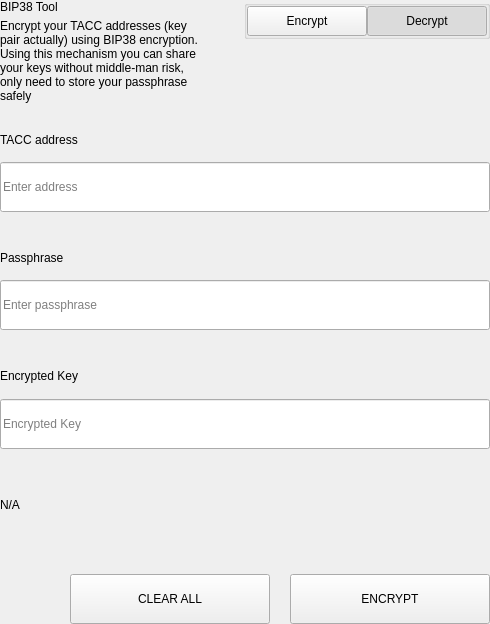
<?xml version="1.0" encoding="UTF-8"?>
<ui version="4.0">
 <class>SettingsBitToolWidget</class>
 <widget class="QWidget" name="SettingsBitToolWidget">
  <property name="geometry">
   <rect>
    <x>0</x>
    <y>0</y>
    <width>490</width>
    <height>624</height>
   </rect>
  </property>
  <property name="windowTitle">
   <string>Form</string>
  </property>
  <layout class="QVBoxLayout" name="verticalLayout">
   <property name="spacing">
    <number>0</number>
   </property>
   <property name="leftMargin">
    <number>0</number>
   </property>
   <property name="topMargin">
    <number>0</number>
   </property>
   <property name="rightMargin">
    <number>0</number>
   </property>
   <property name="bottomMargin">
    <number>0</number>
   </property>
   <item>
    <widget class="QWidget" name="left" native="true">
     <layout class="QVBoxLayout" name="verticalLayout_3">
      <property name="leftMargin">
       <number>0</number>
      </property>
      <property name="topMargin">
       <number>0</number>
      </property>
      <property name="rightMargin">
       <number>0</number>
      </property>
      <property name="bottomMargin">
       <number>0</number>
      </property>
      <item>
       <layout class="QVBoxLayout" name="verticalLayout_2">
        <property name="spacing">
         <number>0</number>
        </property>
        <item>
         <layout class="QHBoxLayout" name="horizontalLayout_3" stretch="3,1">
          <property name="spacing">
           <number>40</number>
          </property>
          <item>
           <layout class="QVBoxLayout" name="verticalLayoutTitle">
            <property name="spacing">
             <number>5</number>
            </property>
            <item>
             <widget class="QLabel" name="labelTitle">
              <property name="text">
               <string>BIP38 Tool</string>
              </property>
             </widget>
            </item>
            <item>
             <widget class="QLabel" name="labelSubtitle1">
              <property name="text">
               <string>Encrypt your TACC addresses (key pair actually) using BIP38 encryption.
Using this mechanism you can share your keys without middle-man risk, only need to store your passphrase safely</string>
              </property>
              <property name="wordWrap">
               <bool>true</bool>
              </property>
             </widget>
            </item>
           </layout>
          </item>
          <item alignment="Qt::AlignTop">
           <widget class="QGroupBox" name="groupBox">
            <property name="title">
             <string/>
            </property>
            <property name="alignment">
             <set>Qt::AlignLeading|Qt::AlignLeft|Qt::AlignTop</set>
            </property>
            <layout class="QHBoxLayout" name="horizontalLayout_4">
             <property name="spacing">
              <number>0</number>
             </property>
             <property name="leftMargin">
              <number>0</number>
             </property>
             <property name="topMargin">
              <number>0</number>
             </property>
             <property name="rightMargin">
              <number>0</number>
             </property>
             <property name="bottomMargin">
              <number>0</number>
             </property>
             <item>
              <spacer name="horizontalSpacer">
               <property name="orientation">
                <enum>Qt::Horizontal</enum>
               </property>
               <property name="sizeHint" stdset="0">
                <size>
                 <width>40</width>
                 <height>20</height>
                </size>
               </property>
              </spacer>
             </item>
             <item>
              <widget class="QPushButton" name="pushLeft">
               <property name="minimumSize">
                <size>
                 <width>120</width>
                 <height>30</height>
                </size>
               </property>
               <property name="maximumSize">
                <size>
                 <width>120</width>
                 <height>30</height>
                </size>
               </property>
               <property name="focusPolicy">
                <enum>Qt::NoFocus</enum>
               </property>
               <property name="text">
                <string>Encrypt</string>
               </property>
               <property name="checkable">
                <bool>true</bool>
               </property>
               <property name="autoExclusive">
                <bool>true</bool>
               </property>
              </widget>
             </item>
             <item>
              <widget class="QPushButton" name="pushRight">
               <property name="minimumSize">
                <size>
                 <width>120</width>
                 <height>30</height>
                </size>
               </property>
               <property name="maximumSize">
                <size>
                 <width>120</width>
                 <height>30</height>
                </size>
               </property>
               <property name="focusPolicy">
                <enum>Qt::NoFocus</enum>
               </property>
               <property name="text">
                <string>Decrypt</string>
               </property>
               <property name="checkable">
                <bool>true</bool>
               </property>
               <property name="checked">
                <bool>true</bool>
               </property>
               <property name="autoExclusive">
                <bool>true</bool>
               </property>
              </widget>
             </item>
            </layout>
           </widget>
          </item>
         </layout>
        </item>
        <item>
         <widget class="QStackedWidget" name="stackedWidget">
          <property name="currentIndex">
           <number>1</number>
          </property>
          <widget class="QWidget" name="pageDecrypt">
           <layout class="QVBoxLayout" name="verticalLayout_5">
            <property name="spacing">
             <number>0</number>
            </property>
            <property name="leftMargin">
             <number>0</number>
            </property>
            <property name="topMargin">
             <number>0</number>
            </property>
            <property name="rightMargin">
             <number>0</number>
            </property>
            <property name="bottomMargin">
             <number>0</number>
            </property>
            <item>
             <widget class="QWidget" name="widget" native="true">
              <property name="minimumSize">
               <size>
                <width>0</width>
                <height>100</height>
               </size>
              </property>
              <layout class="QVBoxLayout" name="verticalLayout_4">
               <property name="spacing">
                <number>0</number>
               </property>
               <property name="leftMargin">
                <number>0</number>
               </property>
               <property name="topMargin">
                <number>0</number>
               </property>
               <property name="rightMargin">
                <number>0</number>
               </property>
               <property name="bottomMargin">
                <number>0</number>
               </property>
               <item>
                <spacer name="verticalSpacer_2">
                 <property name="orientation">
                  <enum>Qt::Vertical</enum>
                 </property>
                 <property name="sizeType">
                  <enum>QSizePolicy::Fixed</enum>
                 </property>
                 <property name="sizeHint" stdset="0">
                  <size>
                   <width>20</width>
                   <height>20</height>
                  </size>
                 </property>
                </spacer>
               </item>
               <item>
                <layout class="QHBoxLayout" name="horizontalLayout_6" stretch="2">
                 <property name="spacing">
                  <number>0</number>
                 </property>
                 <item>
                  <layout class="QVBoxLayout" name="verticalLayout_7">
                   <property name="spacing">
                    <number>9</number>
                   </property>
                   <item>
                    <widget class="QLabel" name="labelSubtitleKey">
                     <property name="minimumSize">
                      <size>
                       <width>0</width>
                       <height>20</height>
                      </size>
                     </property>
                     <property name="maximumSize">
                      <size>
                       <width>16777215</width>
                       <height>20</height>
                      </size>
                     </property>
                     <property name="text">
                      <string>Encrypted key</string>
                     </property>
                    </widget>
                   </item>
                   <item>
                    <widget class="QLineEdit" name="lineEditKey">
                     <property name="minimumSize">
                      <size>
                       <width>0</width>
                       <height>50</height>
                      </size>
                     </property>
                     <property name="maximumSize">
                      <size>
                       <width>16777215</width>
                       <height>50</height>
                      </size>
                     </property>
                     <property name="placeholderText">
                      <string>Enter a encrypted key</string>
                     </property>
                    </widget>
                   </item>
                  </layout>
                 </item>
                </layout>
               </item>
               <item>
                <spacer name="verticalSpacer_3">
                 <property name="orientation">
                  <enum>Qt::Vertical</enum>
                 </property>
                 <property name="sizeType">
                  <enum>QSizePolicy::Fixed</enum>
                 </property>
                 <property name="sizeHint" stdset="0">
                  <size>
                   <width>20</width>
                   <height>20</height>
                  </size>
                 </property>
                </spacer>
               </item>
               <item>
                <layout class="QVBoxLayout" name="verticalLayout_9">
                 <property name="spacing">
                  <number>9</number>
                 </property>
                 <item>
                  <widget class="QLabel" name="labelSubtitlePassphrase">
                   <property name="maximumSize">
                    <size>
                     <width>16777215</width>
                     <height>20</height>
                    </size>
                   </property>
                   <property name="text">
                    <string>Passphrase</string>
                   </property>
                  </widget>
                 </item>
                 <item>
                  <widget class="QLineEdit" name="lineEditPassphrase">
                   <property name="minimumSize">
                    <size>
                     <width>0</width>
                     <height>50</height>
                    </size>
                   </property>
                   <property name="maximumSize">
                    <size>
                     <width>16777215</width>
                     <height>50</height>
                    </size>
                   </property>
                   <property name="placeholderText">
                    <string>Enter a passphrase</string>
                   </property>
                  </widget>
                 </item>
                </layout>
               </item>
               <item>
                <spacer name="verticalSpacer_4">
                 <property name="orientation">
                  <enum>Qt::Vertical</enum>
                 </property>
                 <property name="sizeType">
                  <enum>QSizePolicy::Fixed</enum>
                 </property>
                 <property name="sizeHint" stdset="0">
                  <size>
                   <width>20</width>
                   <height>20</height>
                  </size>
                 </property>
                </spacer>
               </item>
               <item>
                <widget class="QWidget" name="widget_3" native="true">
                 <property name="sizePolicy">
                  <sizepolicy hsizetype="Preferred" vsizetype="Fixed">
                   <horstretch>0</horstretch>
                   <verstretch>0</verstretch>
                  </sizepolicy>
                 </property>
                 <layout class="QVBoxLayout" name="verticalLayout_10">
                  <property name="spacing">
                   <number>9</number>
                  </property>
                  <property name="leftMargin">
                   <number>0</number>
                  </property>
                  <property name="topMargin">
                   <number>0</number>
                  </property>
                  <property name="rightMargin">
                   <number>0</number>
                  </property>
                  <property name="bottomMargin">
                   <number>0</number>
                  </property>
                  <item>
                   <widget class="QLabel" name="labelSubtitleDecryptResult">
                    <property name="minimumSize">
                     <size>
                      <width>0</width>
                      <height>20</height>
                     </size>
                    </property>
                    <property name="maximumSize">
                     <size>
                      <width>16777215</width>
                      <height>20</height>
                     </size>
                    </property>
                    <property name="text">
                     <string>Decrypted address result</string>
                    </property>
                   </widget>
                  </item>
                  <item>
                   <widget class="QWidget" name="widget_4" native="true">
                    <layout class="QHBoxLayout" name="horizontalLayout" stretch="6,0,1">
                     <property name="spacing">
                      <number>0</number>
                     </property>
                     <property name="leftMargin">
                      <number>0</number>
                     </property>
                     <property name="topMargin">
                      <number>0</number>
                     </property>
                     <property name="rightMargin">
                      <number>0</number>
                     </property>
                     <property name="bottomMargin">
                      <number>0</number>
                     </property>
                     <item alignment="Qt::AlignVCenter">
                      <widget class="QLineEdit" name="lineEditDecryptResult">
                       <property name="minimumSize">
                        <size>
                         <width>0</width>
                         <height>50</height>
                        </size>
                       </property>
                       <property name="maximumSize">
                        <size>
                         <width>16777215</width>
                         <height>50</height>
                        </size>
                       </property>
                       <property name="placeholderText">
                        <string>Decrypted Address</string>
                       </property>
                      </widget>
                     </item>
                     <item>
                      <spacer name="horizontalSpacer_4">
                       <property name="orientation">
                        <enum>Qt::Horizontal</enum>
                       </property>
                       <property name="sizeType">
                        <enum>QSizePolicy::Fixed</enum>
                       </property>
                       <property name="sizeHint" stdset="0">
                        <size>
                         <width>20</width>
                         <height>50</height>
                        </size>
                       </property>
                      </spacer>
                     </item>
                     <item>
                      <widget class="QPushButton" name="pushButtonImport">
                       <property name="minimumSize">
                        <size>
                         <width>140</width>
                         <height>40</height>
                        </size>
                       </property>
                       <property name="text">
                        <string>Import Address</string>
                       </property>
                      </widget>
                     </item>
                    </layout>
                   </widget>
                  </item>
                 </layout>
                </widget>
               </item>
               <item>
                <widget class="QLabel" name="statusLabel_DEC">
                 <property name="maximumSize">
                  <size>
                   <width>16777215</width>
                   <height>40</height>
                  </size>
                 </property>
                 <property name="text">
                  <string/>
                 </property>
                </widget>
               </item>
               <item>
                <spacer name="verticalSpacer">
                 <property name="orientation">
                  <enum>Qt::Vertical</enum>
                 </property>
                 <property name="sizeType">
                  <enum>QSizePolicy::Preferred</enum>
                 </property>
                 <property name="sizeHint" stdset="0">
                  <size>
                   <width>20</width>
                   <height>20</height>
                  </size>
                 </property>
                </spacer>
               </item>
               <item>
                <layout class="QHBoxLayout" name="horizontalLayout_7">
                 <property name="spacing">
                  <number>0</number>
                 </property>
                 <item>
                  <spacer name="horizontalSpacer_5">
                   <property name="orientation">
                    <enum>Qt::Horizontal</enum>
                   </property>
                   <property name="sizeType">
                    <enum>QSizePolicy::Expanding</enum>
                   </property>
                   <property name="sizeHint" stdset="0">
                    <size>
                     <width>40</width>
                     <height>20</height>
                    </size>
                   </property>
                  </spacer>
                 </item>
                 <item>
                  <widget class="QPushButton" name="pushButtonDecryptClear">
                   <property name="minimumSize">
                    <size>
                     <width>200</width>
                     <height>50</height>
                    </size>
                   </property>
                   <property name="maximumSize">
                    <size>
                     <width>200</width>
                     <height>50</height>
                    </size>
                   </property>
                   <property name="text">
                    <string>CLEAR</string>
                   </property>
                  </widget>
                 </item>
                 <item>
                  <spacer name="horizontalSpacer_3">
                   <property name="orientation">
                    <enum>Qt::Horizontal</enum>
                   </property>
                   <property name="sizeType">
                    <enum>QSizePolicy::Fixed</enum>
                   </property>
                   <property name="sizeHint" stdset="0">
                    <size>
                     <width>20</width>
                     <height>20</height>
                    </size>
                   </property>
                  </spacer>
                 </item>
                 <item>
                  <widget class="QPushButton" name="pushButtonDecrypt">
                   <property name="minimumSize">
                    <size>
                     <width>200</width>
                     <height>50</height>
                    </size>
                   </property>
                   <property name="maximumSize">
                    <size>
                     <width>200</width>
                     <height>50</height>
                    </size>
                   </property>
                   <property name="text">
                    <string>DECRYPT KEY</string>
                   </property>
                  </widget>
                 </item>
                </layout>
               </item>
              </layout>
             </widget>
            </item>
           </layout>
          </widget>
          <widget class="QWidget" name="pageEncrypt">
           <layout class="QVBoxLayout" name="verticalLayout_11">
            <property name="spacing">
             <number>0</number>
            </property>
            <property name="leftMargin">
             <number>0</number>
            </property>
            <property name="topMargin">
             <number>0</number>
            </property>
            <property name="rightMargin">
             <number>0</number>
            </property>
            <property name="bottomMargin">
             <number>0</number>
            </property>
            <item>
             <spacer name="verticalSpacer_8">
              <property name="orientation">
               <enum>Qt::Vertical</enum>
              </property>
              <property name="sizeType">
               <enum>QSizePolicy::Fixed</enum>
              </property>
              <property name="sizeHint" stdset="0">
               <size>
                <width>20</width>
                <height>20</height>
               </size>
              </property>
             </spacer>
            </item>
            <item>
             <widget class="QWidget" name="containerAddressEnc" native="true">
              <layout class="QVBoxLayout" name="containerAddressEncLayout">
               <property name="spacing">
                <number>5</number>
               </property>
               <property name="leftMargin">
                <number>0</number>
               </property>
               <property name="topMargin">
                <number>0</number>
               </property>
               <property name="rightMargin">
                <number>0</number>
               </property>
               <property name="bottomMargin">
                <number>0</number>
               </property>
               <item>
                <widget class="QLabel" name="labelSubtitleAddress">
                 <property name="minimumSize">
                  <size>
                   <width>0</width>
                   <height>20</height>
                  </size>
                 </property>
                 <property name="maximumSize">
                  <size>
                   <width>16777215</width>
                   <height>20</height>
                  </size>
                 </property>
                 <property name="text">
                  <string>TACC address</string>
                 </property>
                </widget>
               </item>
               <item>
                <widget class="QLineEdit" name="addressIn_ENC">
                 <property name="minimumSize">
                  <size>
                   <width>0</width>
                   <height>50</height>
                  </size>
                 </property>
                 <property name="placeholderText">
                  <string>Enter address</string>
                 </property>
                </widget>
               </item>
              </layout>
             </widget>
            </item>
            <item>
             <spacer name="verticalSpacer_6">
              <property name="orientation">
               <enum>Qt::Vertical</enum>
              </property>
              <property name="sizeType">
               <enum>QSizePolicy::Fixed</enum>
              </property>
              <property name="sizeHint" stdset="0">
               <size>
                <width>20</width>
                <height>20</height>
               </size>
              </property>
             </spacer>
            </item>
            <item>
             <widget class="QWidget" name="containerAddress" native="true">
              <layout class="QHBoxLayout" name="horizontalLayout_9" stretch="2">
               <property name="spacing">
                <number>0</number>
               </property>
               <property name="leftMargin">
                <number>0</number>
               </property>
               <property name="topMargin">
                <number>0</number>
               </property>
               <property name="rightMargin">
                <number>0</number>
               </property>
               <property name="bottomMargin">
                <number>0</number>
               </property>
               <item>
                <layout class="QVBoxLayout" name="verticalLayout_8">
                 <property name="spacing">
                  <number>5</number>
                 </property>
                 <item>
                  <widget class="QLabel" name="labelSubtitleMessage">
                   <property name="minimumSize">
                    <size>
                     <width>0</width>
                     <height>20</height>
                    </size>
                   </property>
                   <property name="maximumSize">
                    <size>
                     <width>16777215</width>
                     <height>20</height>
                    </size>
                   </property>
                   <property name="text">
                    <string>Passphrase</string>
                   </property>
                  </widget>
                 </item>
                 <item>
                  <widget class="QLineEdit" name="passphraseIn_ENC">
                   <property name="minimumSize">
                    <size>
                     <width>0</width>
                     <height>50</height>
                    </size>
                   </property>
                   <property name="maximumSize">
                    <size>
                     <width>16777215</width>
                     <height>50</height>
                    </size>
                   </property>
                   <property name="placeholderText">
                    <string>Enter passphrase</string>
                   </property>
                  </widget>
                 </item>
                </layout>
               </item>
              </layout>
             </widget>
            </item>
            <item>
             <spacer name="verticalSpacer_7">
              <property name="orientation">
               <enum>Qt::Vertical</enum>
              </property>
              <property name="sizeType">
               <enum>QSizePolicy::Fixed</enum>
              </property>
              <property name="sizeHint" stdset="0">
               <size>
                <width>20</width>
                <height>20</height>
               </size>
              </property>
             </spacer>
            </item>
            <item>
             <widget class="QWidget" name="widget_2" native="true">
              <property name="minimumSize">
               <size>
                <width>0</width>
                <height>75</height>
               </size>
              </property>
              <property name="maximumSize">
               <size>
                <width>16777215</width>
                <height>16777215</height>
               </size>
              </property>
              <layout class="QVBoxLayout" name="verticalLayout_6">
               <property name="leftMargin">
                <number>0</number>
               </property>
               <property name="topMargin">
                <number>0</number>
               </property>
               <property name="rightMargin">
                <number>0</number>
               </property>
               <property name="bottomMargin">
                <number>0</number>
               </property>
               <item>
                <widget class="QLabel" name="labelSubtitleEncryptedKey">
                 <property name="minimumSize">
                  <size>
                   <width>0</width>
                   <height>20</height>
                  </size>
                 </property>
                 <property name="maximumSize">
                  <size>
                   <width>16777215</width>
                   <height>20</height>
                  </size>
                 </property>
                 <property name="text">
                  <string>Encrypted Key</string>
                 </property>
                </widget>
               </item>
               <item>
                <widget class="QLineEdit" name="encryptedKeyOut_ENC">
                 <property name="minimumSize">
                  <size>
                   <width>0</width>
                   <height>50</height>
                  </size>
                 </property>
                 <property name="placeholderText">
                  <string>Encrypted Key</string>
                 </property>
                </widget>
               </item>
              </layout>
             </widget>
            </item>
            <item>
             <widget class="QLabel" name="statusLabel_ENC">
              <property name="text">
               <string notr="true">N/A</string>
              </property>
             </widget>
            </item>
            <item>
             <spacer name="verticalSpacer_5">
              <property name="orientation">
               <enum>Qt::Vertical</enum>
              </property>
              <property name="sizeType">
               <enum>QSizePolicy::Fixed</enum>
              </property>
              <property name="sizeHint" stdset="0">
               <size>
                <width>20</width>
                <height>20</height>
               </size>
              </property>
             </spacer>
            </item>
            <item>
             <layout class="QHBoxLayout" name="horizontalLayout_8">
              <property name="spacing">
               <number>0</number>
              </property>
              <item>
               <spacer name="horizontalSpacer_6">
                <property name="orientation">
                 <enum>Qt::Horizontal</enum>
                </property>
                <property name="sizeType">
                 <enum>QSizePolicy::Expanding</enum>
                </property>
                <property name="sizeHint" stdset="0">
                 <size>
                  <width>40</width>
                  <height>20</height>
                 </size>
                </property>
               </spacer>
              </item>
              <item>
               <widget class="QPushButton" name="pushButtonClear">
                <property name="minimumSize">
                 <size>
                  <width>200</width>
                  <height>50</height>
                 </size>
                </property>
                <property name="focusPolicy">
                 <enum>Qt::NoFocus</enum>
                </property>
                <property name="text">
                 <string>CLEAR ALL</string>
                </property>
               </widget>
              </item>
              <item>
               <spacer name="horizontalSpacer_2">
                <property name="orientation">
                 <enum>Qt::Horizontal</enum>
                </property>
                <property name="sizeType">
                 <enum>QSizePolicy::Fixed</enum>
                </property>
                <property name="sizeHint" stdset="0">
                 <size>
                  <width>20</width>
                  <height>20</height>
                 </size>
                </property>
               </spacer>
              </item>
              <item>
               <widget class="QPushButton" name="pushButtonEncrypt">
                <property name="minimumSize">
                 <size>
                  <width>200</width>
                  <height>50</height>
                 </size>
                </property>
                <property name="maximumSize">
                 <size>
                  <width>200</width>
                  <height>50</height>
                 </size>
                </property>
                <property name="focusPolicy">
                 <enum>Qt::NoFocus</enum>
                </property>
                <property name="text">
                 <string>ENCRYPT</string>
                </property>
               </widget>
              </item>
             </layout>
            </item>
           </layout>
          </widget>
         </widget>
        </item>
       </layout>
      </item>
     </layout>
    </widget>
   </item>
  </layout>
 </widget>
 <resources/>
 <connections/>
</ui>
